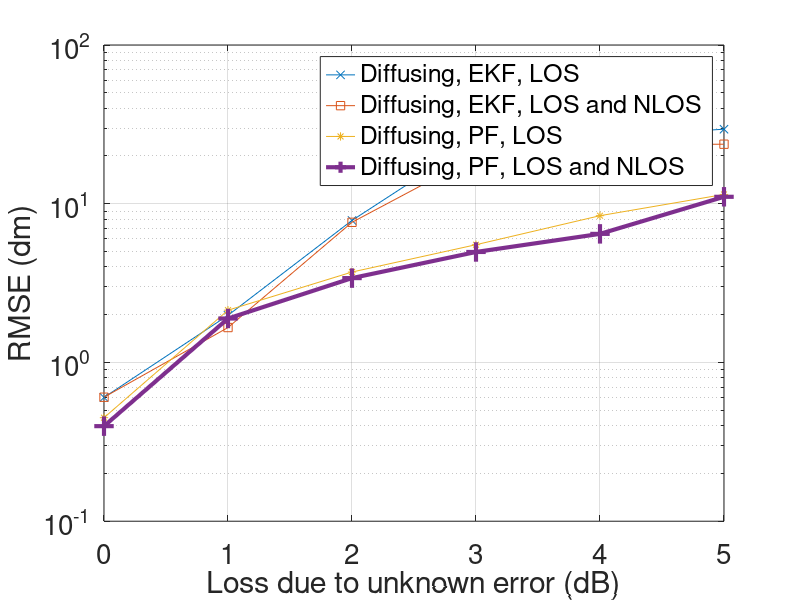
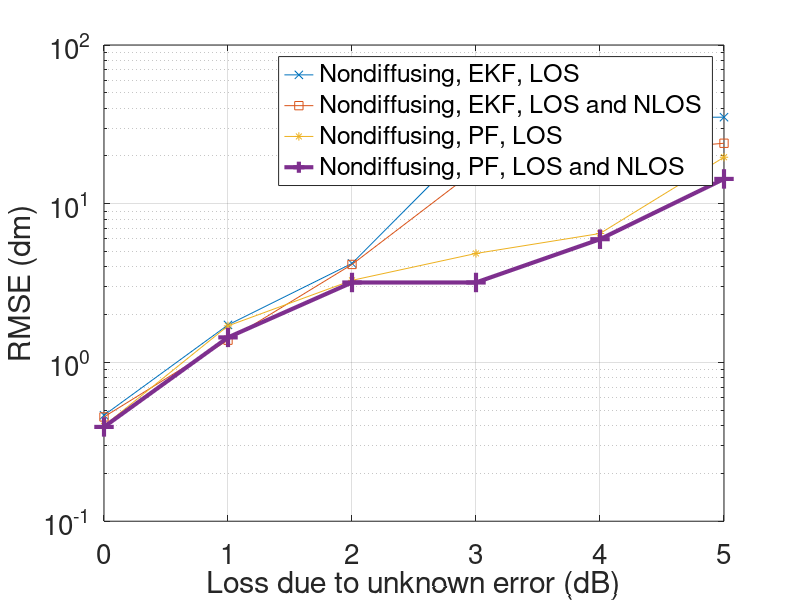

Write the MATLAB code that produced these figures, in order.
clc;clear all;close all;
set(0,'DefaultFigureWindowStyle','normal')

load('diffusing_lamp_decimeters_ekf_los_db.mat','dif_mean_ekf_los','dif_ci_los')
load('diffusing_lamp_decimeters_ekf_los_nlos_db.mat', 'dif_mean_ekf_los_nlos_db', 'dif_ci_los_nlos_db')
load('diffusing_lamp_decimeters_particle_filt_db_loss.mat','diff_Mean_pf_loss', 'diff_CI_pf_los_db')
load('diffusing_lamp_decimeters_particle_filt_db_loss_nlos.mat','diff_Mean_pf_loss_nlos_db', 'diff_CI_pf_los_nlos_db')


%%
SNR=[0 1 2 3 4 5];

figure
% hold on
semilogy(SNR,dif_mean_ekf_los,'-x',SNR,dif_mean_ekf_los_nlos_db,'-s',...
        SNR,diff_Mean_pf_loss,'-*',SNR,diff_Mean_pf_loss_nlos_db,'-+',...
         'linewidth',3,'markersize',14)
% semilogy(SNR,dif_mean_ekf_los_nlos_db,'-s','linewidth',3,'markersize',14)
% semilogy(SNR,diff_Mean_pf_loss,'-*','linewidth',3,'markersize',14)
% semilogy(SNR,diff_Mean_pf_loss_nlos_db,'-+','linewidth',3,'markersize',14)
xlabel('Loss due to unknown error (dB)')
ylabel('RMSE (dm)')
legend('Diffusing, EKF, LOS','Diffusing, EKF, LOS and NLOS',...
    'Diffusing, PF, LOS','Diffusing, PF, LOS and NLOS','location','best')
grid on
 set(gca,'fontsize',20)

 %% Nondiffusing lamp
%%
load('nondiffusing_lamp_decimeters_ekf_los_db.mat','nondif_mean_ekf_los','non_dif_ci')
load('nondiffusing_lamp_decimeters_ekf_los_nlos_db.mat','nondif_mean_ekf_los_nlos','non_dif_ci_nlos')
load('nondiffusing_lamp_decimeters_particle_filt_db_loss.mat','non_diff_pf_loss_db','non_diff_CI_pf_los_db')
load('nondiffusing_lamp_decimeters_particle_filt_db_loss_nlos.mat','diff_Mean_pf_round_loss_nlos_db','diff_CI_pf_los_db')

%%
SNR=[0 1 2 3 4 5];

figure
% hold on
semilogy(SNR,nondif_mean_ekf_los,'-x',SNR,nondif_mean_ekf_los_nlos,'-s',...
        SNR,non_diff_pf_loss_db,'-*',SNR,diff_Mean_pf_round_loss_nlos_db,'-+',...
         'linewidth',3,'markersize',14)
% semilogy(SNR,dif_mean_ekf_los_nlos_db,'-s','linewidth',3,'markersize',14)
% semilogy(SNR,diff_Mean_pf_loss,'-*','linewidth',3,'markersize',14)
% semilogy(SNR,diff_Mean_pf_loss_nlos_db,'-+','linewidth',3,'markersize',14)
xlabel('Loss due to unknown error (dB)')
ylabel('RMSE (dm)')
legend('Nondiffusing, EKF, LOS','Nondiffusing, EKF, LOS and NLOS',...
    'Nondiffusing, PF, LOS','Nondiffusing, PF, LOS and NLOS','location','best')
grid on
 set(gca,'fontsize',20)